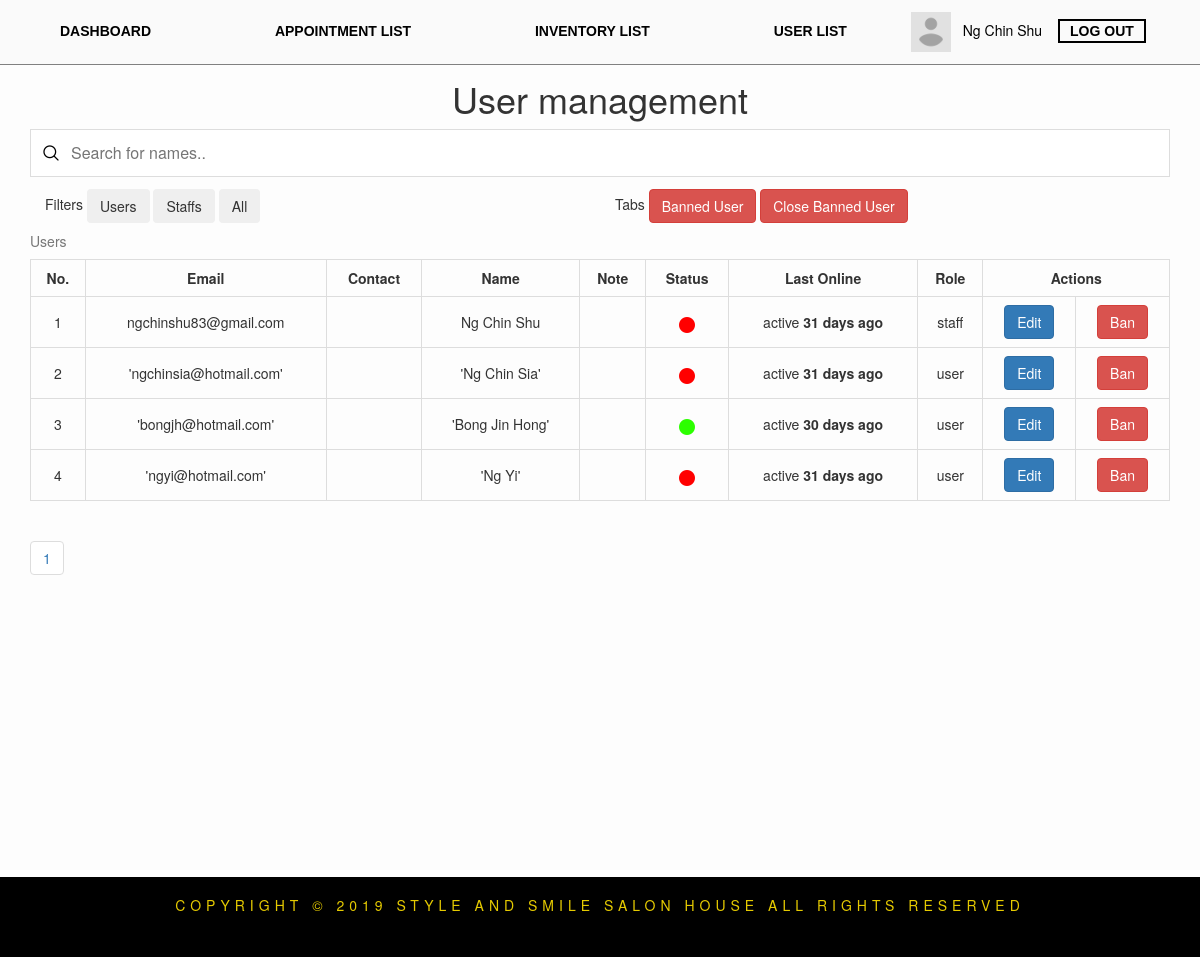
/staff/user.php (signed in), run on an earlier commit of the app's database.
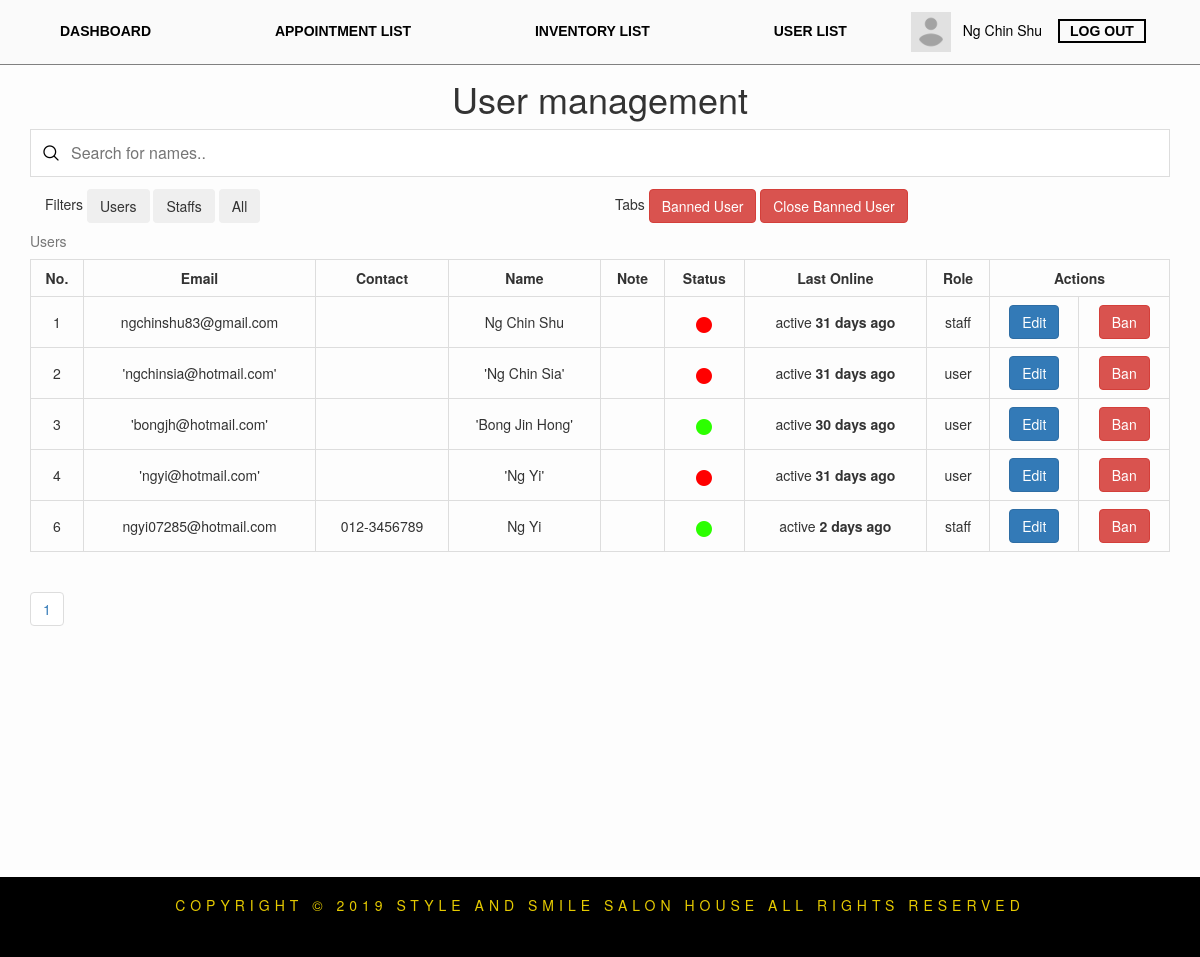
And on a later commit of the database.
### tables this page shows
CREATE TABLE `users` (
  `image_path` varchar(100) DEFAULT NULL,
  `userId` int(11) NOT NULL,
  `email` varchar(100) NOT NULL,
  `contact` varchar(100) NOT NULL,
  `password` varchar(100) DEFAULT NULL,
  `name` varchar(150) NOT NULL,
  `role` varchar(20) NOT NULL,
  `note` varchar(200) DEFAULT NULL,
  `lastSignIn` date DEFAULT NULL,
  `forgotPasswordId` varchar(32) DEFAULT NULL,
  `banned` varchar(10) DEFAULT NULL,
  `bannedDate` date DEFAULT NULL,
  `bannedReason` varchar(255) DEFAULT NULL,
  `bannedDuration` int(10) DEFAULT NULL
);

### staff/user.php (the view, shortened to what this page needs)
<?php include "../db_connect.php"; ?>
<!DOCTYPE html>
<html lang="en">
  <head>
    <link rel="stylesheet" type="text/css" href="../font/flaticon.css"/>
    <link rel="stylesheet" href="https://maxcdn.bootstrapcdn.com/bootstrap/3.4.0/css/bootstrap.min.css">
    <link rel="stylesheet" href="https://cdnjs.cloudflare.com/ajax/libs/font-awesome/4.7.0/css/font-awesome.min.css">
    <link rel="stylesheet" type="text/css" href="../style.css">
  </head>
  <body>
      <?php include "../navigationBar.php" ?>
    <div class="container">
      <h1 class="display-4 text-center">User management</h1>
      <input type="text" id="userInput" onkeyup="searchUser()" placeholder="Search for names..">
      <div class="col-lg-6 col-xs-6">Filters <button type="button" onclick="filterUsers()" class="btn btn-light">Users</button> <button type="button" onclick="filterStaffs()" class="btn btn-light">Staffs</button> <button type="button" onclick="filterAll()" class="btn btn-light">All</button></div>
        <div class="col-lg-6 col-xs-6"> Tabs <button type="button" onclick="showBannedUser()" class="btn btn-danger">Banned User</button> <button type="button" onclick="hideBannedUser()" class="btn btn-danger">Close Banned User</button></div>
      <tbody>
        <table class="table table-bordered ttb" id="userTable">
          <caption>Users</caption>
          <tr>
            <th>No.
            </th>
            <th>Email
            </th>
            <th>Contact
            </th>
            <th>Name
            </th>
            <th>Note
            </th>
            <th>Status
            </th>
            <th>Last Online
            </th>
            <th>Role
            </th>
            <th colspan="2">Actions
            </th>
          </tr>
          <?php
            $record_per_page = 10;
            $page = '';
            if(isset($_GET['page'])){
              $page = $_GET['page'];
            } else {
              $page = 1;
            }
            $start_from = ($page-1)*$record_per_page;
            $query = "SELECT * FROM users WHERE banned IS NULL ORDER BY userId ASC LIMIT $start_from, $record_per_page";
            $data = $conn->query($query);
            $data->execute();
            foreach($data as $row)
            {
              $lastSignIn = $row['lastSignIn'];
              $today = date("Y-m-d");
              $dateToday = strtotime("$today");
              $dateLastSignIn = strtotime("$lastSignIn");
              $days = ($dateToday - $dateLastSignIn)/60/60/24;
              if ($days <= 30){
                $src = "../images/active-icon.png";
              }
              if ($days > 30){
                $src = "../images/inactive-icon.png";
              }
              if($days > 1){
                $show = $days . " days ago";
              }
              $id = $row['userId'];
              echo "<tr><td>" . $row['userId'] . "</td><td>" . $row['email'] . "</td><td>" . $row['contact'] . "</td><td>" . $row['name'] . "</td><td>" . $row ['note'] . "</td><td>" . "<img src='$src' alt='$src'/>" . "</td><td>" . "active <b>" . $show . "</b>" . "</td><td>" . $row['role'] . "</td><td><form method='post' onsubmit='return confirm(\"Are you sure you want to perform this action?\");'>" . "<button type='submit' class='btn btn-primary' name='idEdit' onclick='openUserEdit()' value ='$id'>Edit</button></form></td><td><form method='post' onsubmit='return confirm(\"Ban this user?\");'><button type='submit' class='btn btn-danger' name='idBan' value ='$id'>Ban</button></form></td>" . "</tr>";
            }
            ?>
        </table>
      </tbody>
      <div class="page-links">
        <ul class="pagination">
          <?php
            $page_query = "SELECT COUNT(*) FROM users WHERE banned IS NULL";
            $data = $conn->query($page_query);
            $data->execute();
            $num_rows = $data->fetchColumn();
            $total_pages = ceil($num_rows/$record_per_page);
            for($i=1; $i<=$total_pages; $i++){
              echo '<li><a href="user.php?page='. $i . '">' . $i . '</a></li>';
            }
          ?>
          </ul>
        </div>
    </div>
      <?php include "../footer.php"; ?>
  </body>
</html>

What changed in the data, as far as the page shows it:
added users: userId "6", email "ngyi07285@hotmail.com", contact "012-3456789", name "Ng Yi", lastSignIn "2 days ago", role "staff"
